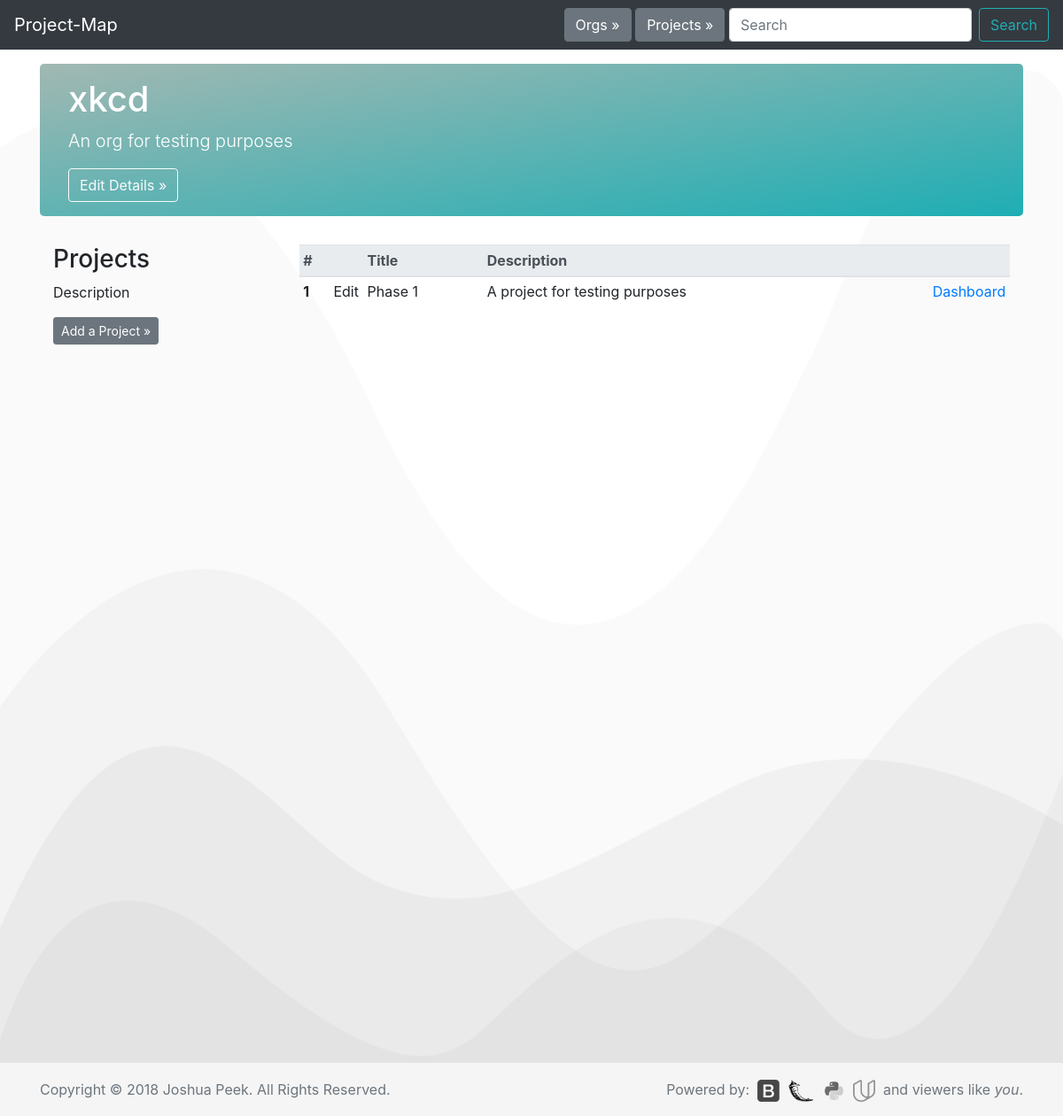
The page /2/ on the database as committed earlier.
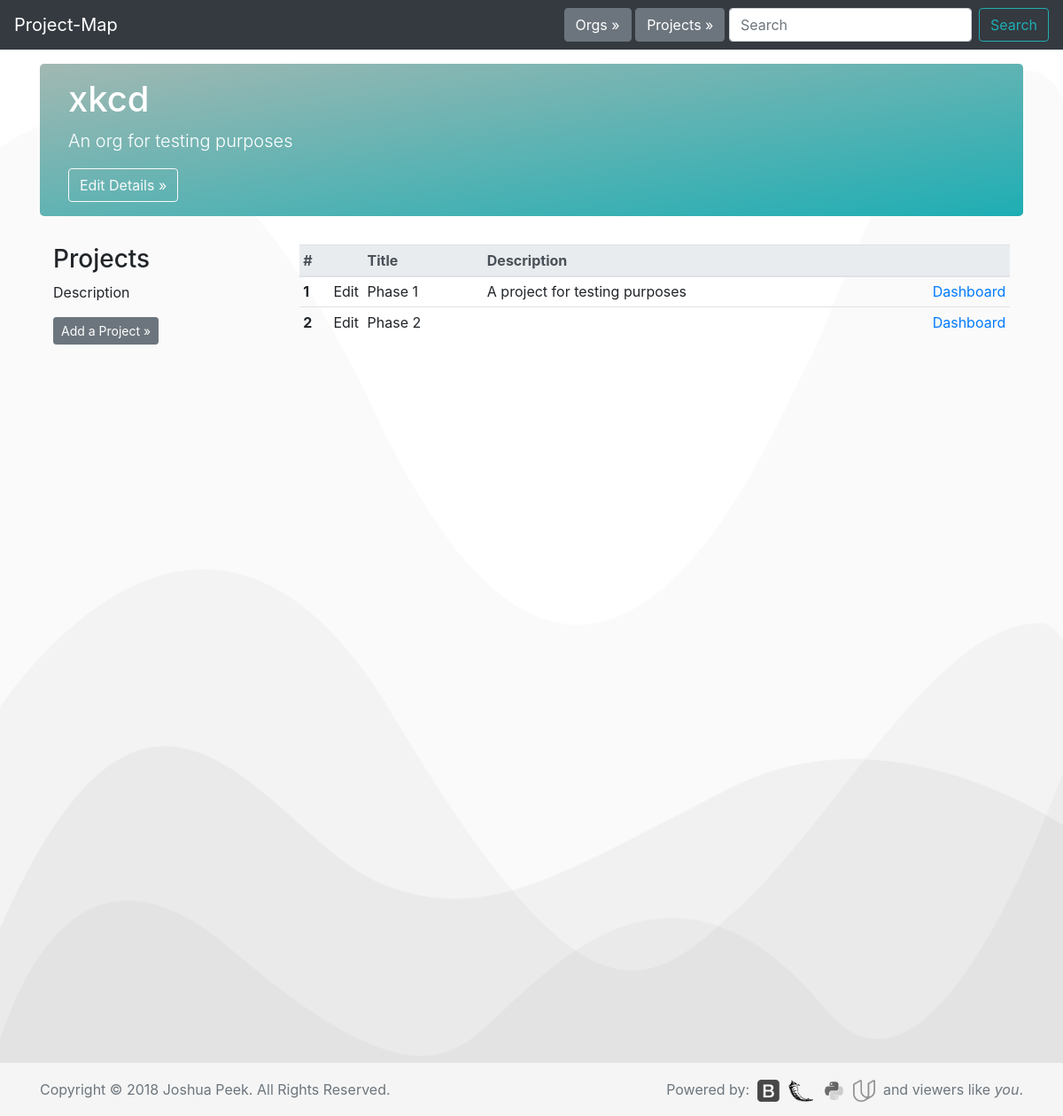
The same page on the database as committed later.
### database_setup.py (models this page shows, shortened)
class Project(Base):
    __tablename__ = 'project'
    id = Column(Integer, primary_key=True)
    title = Column(String(250), nullable=False)
    description = Column(String(500))
    stage = Column(String(100))
    org_id = Column(Integer, ForeignKey('org.id'))
    org = relationship(Org)

### app.py (the view)
@app.route('/<int:org_id>/')
def orgPage(org_id):
    allorgs = session.query(Org).all()
    allprojects = session.query(Project).all()
    org = session.query(Org).filter_by(id=org_id).one()
    projects = session.query(Project).filter_by(org_id=org.id).all()
    return render_template('org.html', org=org, projects=projects,
                            allorgs=allorgs, allprojects=allprojects)

### templates/org.html (shortened to what this page needs)
<!doctype html>
<html lang="en">
  {% include "header.html" %}
  <body>
    <nav class="navbar navbar-expand-md navbar-dark fixed-top bg-dark">
      <a class="navbar-brand" href="/">Project-Map</a>
      <div class="collapse navbar-collapse" id="navbarCollapse">
        <button type="button" class="btn btn-secondary my-2 my-sm-0" data-toggle="modal" data-target="#org-select">Orgs &raquo;</button>&nbsp;
        <button type="button" class="btn btn-secondary my-2 my-sm-0" data-toggle="modal" data-target="#project-select">Projects &raquo;</button>&nbsp;
        <form class="form-inline mt-2 mt-md-0">
          <input class="form-control mr-sm-2" type="text" placeholder="Search" aria-label="Search">
          <button class="btn btn-outline-success my-2 my-sm-0" type="submit">Search</button>
        </form>
      </div>
    </nav>
    <main role="main" class="container">
      <div class="jumbotron" style="padding:1rem 2rem;">
        <h1>{{org.title}}</h1>
        <p class="lead">{{org.description}}</p>
        <button type="button" class="btn btn-md btn btn-outline-light" data-toggle="modal" data-target="#edit-org-details">Edit Details &raquo;</button>
      </div>
      <div class="container">
        <div class="row">
          <div class="col-md-3">
            <h3>Projects</h3>
              <p>Description</p>
              <p><button type="button" class="btn btn-secondary btn-sm" data-toggle="modal" data-target="#add-project">Add a Project &raquo;</button></p>
              <br>
          </div>
          <div class="col-md-9">
            <table class="table table-responsive table-sm table-hover" width="100%">
              <thead class="thead-light">
                <tr>
                  <th scope="col" width="35px">#</th>
                  <th scope="col" width="30px"></th>
                  <th scope="col" width="140px">Title</th>
                  <th scope="col" width="527px">Description</th>
                  <th scope="col" width="70px"></th>
                </tr>
              </thead>
              <tbody>
                {% for i in projects %}
                <tr>
                  <th scope="row">{{loop.index}}</th>
                  <td>Edit</td>
                  <td>{{i.title}}</td>
                  <td>{{i.description}}</td>
                  <td><a href="{{url_for('projectPage', org_id = i.org.id,  project_id = i.id)}}">Dashboard</a></td>
                </tr>
                {% endfor %}
              </tbody>
            </table>
          </div>
        </div>
      </div>
    </main>
  {% include "footer.html" %}
  </body>
</html>

Rows that differ between the two databases and show on the page:
added Project: title "Phase 2"
